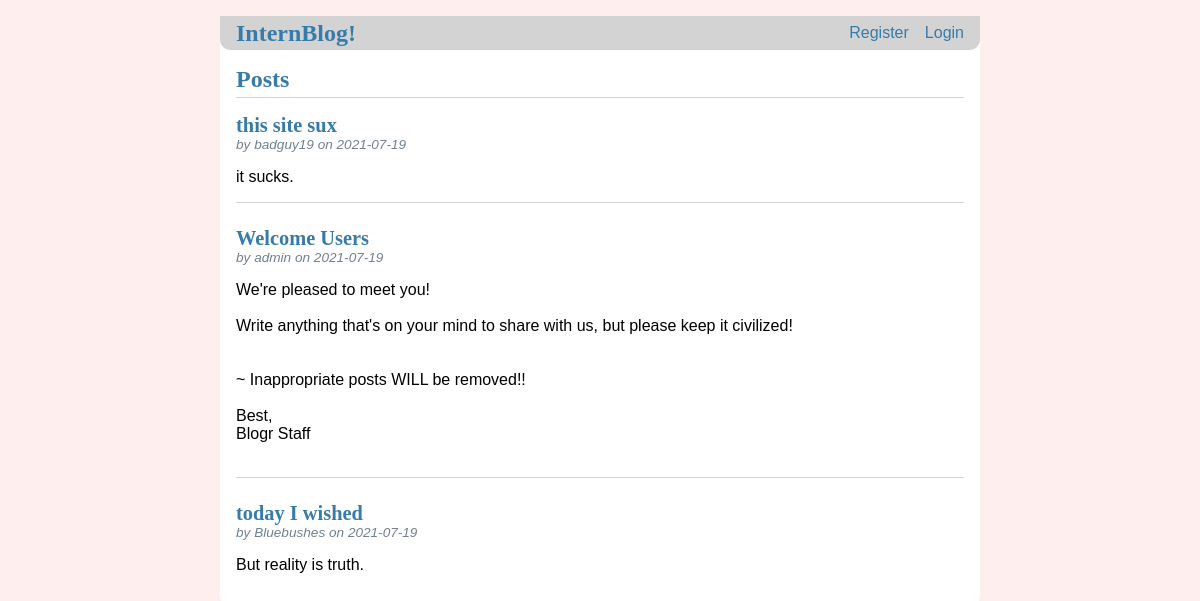
The app's page /, older data.
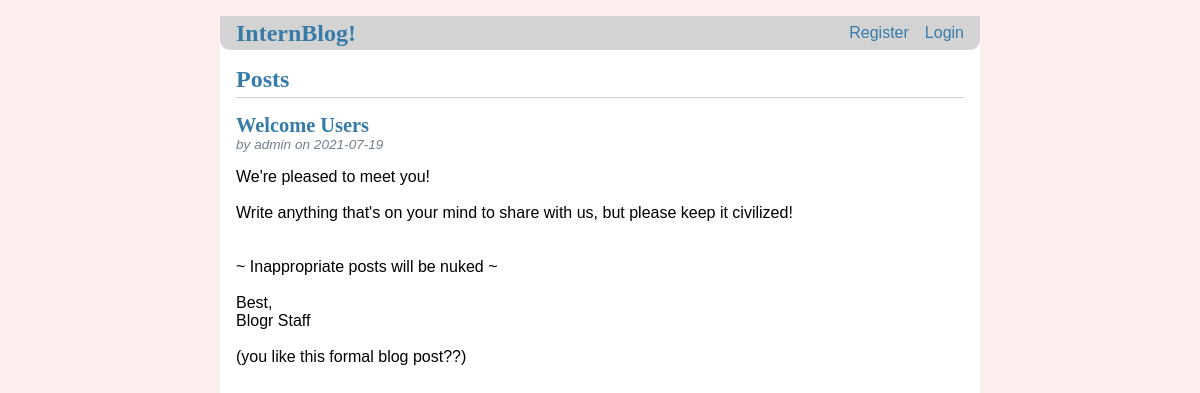
The same page, newer data.
### tables this page shows
CREATE TABLE post (
    id INTEGER PRIMARY KEY AUTOINCREMENT,
    author_id INTEGER NOT NULL,
    created TIMESTAMP NOT NULL DEFAULT CURRENT_TIMESTAMP,
    title TEXT NOT NULL,
    body TEXT NOT NULL,
    FOREIGN KEY (author_id) REFERENCES user (id)
);

CREATE TABLE user (
    id INTEGER PRIMARY KEY AUTOINCREMENT,
    username TEXT UNIQUE NOT NULL,
    password TEXT NOT NULL
);

### flaskr/blog.py (the view)
@bp.route('/')
def index():
    db = get_db()
    posts = db.execute(
        'SELECT p.id, title, body, created, author_id, username'
        ' FROM post p JOIN user u ON p.author_id = u.id'
        ' ORDER BY created DESC'
    ).fetchall()
    return render_template('blog/index.html', posts=posts)

### flaskr/auth.py (called while the page is built)
@bp.before_app_request
def load_logged_in_user():
    user_id = session.get('user_id')
    if user_id is None:
        g.user = None
    else:
        g.user = get_db().execute(
            'SELECT * FROM user WHERE id = ?', (user_id,)
        ).fetchone()

### flaskr/db.py (called while the page is built)
def get_db():
    if 'db' not in g:
        g.db = sqlite3.connect(
            current_app.config['DATABASE'],
            detect_types=sqlite3.PARSE_DECLTYPES
        )
        g.db.row_factory = sqlite3.Row
    return g.db

### flaskr/templates/blog/index.html (shortened to what this page needs)
{% extends 'base.html' %}
{% block header %}
    <h1>{% block title %}Posts{% endblock %}</h1>
{% endblock %}
{% block content %}
    {% for post in posts %}
        <article class="post">
            <header>
                <div>
                    <h1>{{ post['title'] }}</h1>
                    <div class="about">
                        by {{ post['username'] }} on {{ post['created'].strftime('%Y-%m-%d') }}
                    </div>
                </div>
            </header>
            <p class="body">{{ post['body'] }}</p>
        </article>
        {% if not loop.last %}
            <hr>
        {% endif %}
    {% endfor %}
{% endblock %}

Row changes from the older to the newer data that the page shows:
removed post: title "this site sux", username "badguy19", created "2021-07-19", body "it sucks."
removed post: title "today I wished", username "Bluebushes", created "2021-07-19", body "But reality is truth."
changed post "Welcome Users": body "…civilized! ~ Inappropriate posts WILL be removed!! Best, Blogr Staff" → "…civilized! ~ Inappropriate posts will be nuked ~ Best, Blogr Staff (you like this formal blog post??)"
